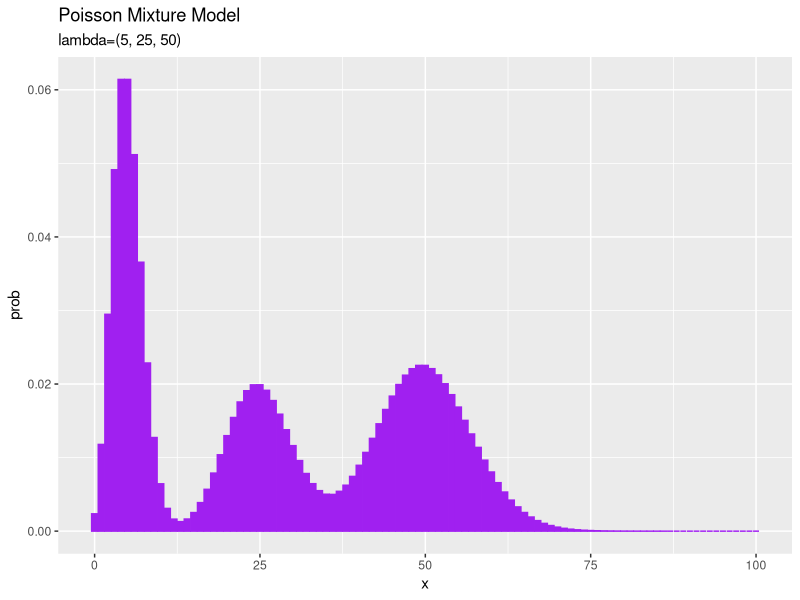
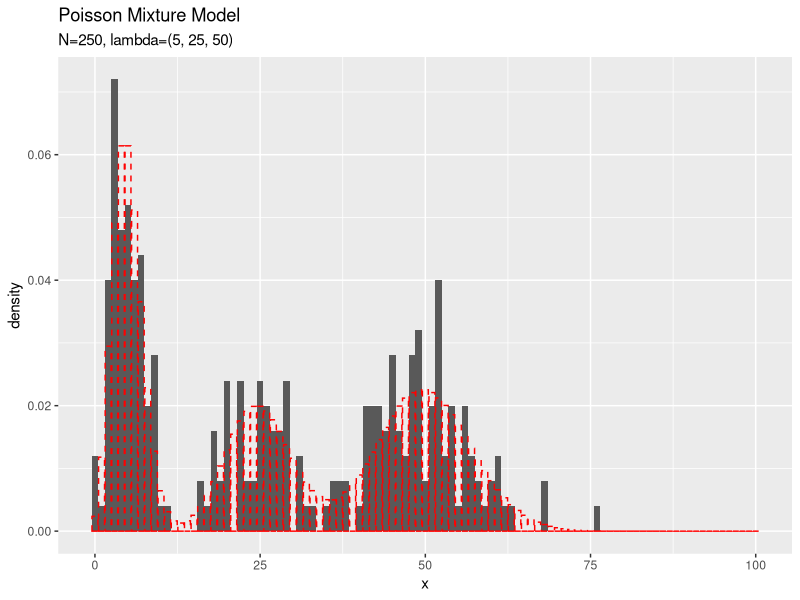
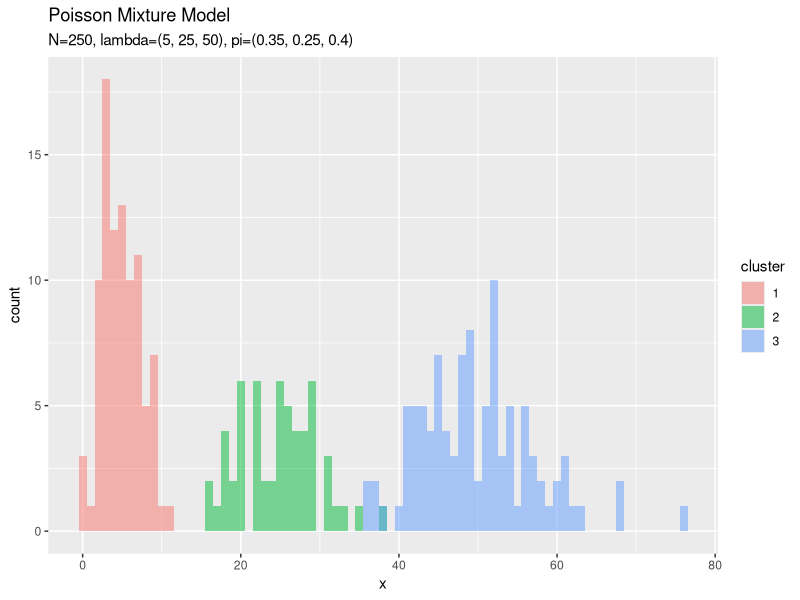
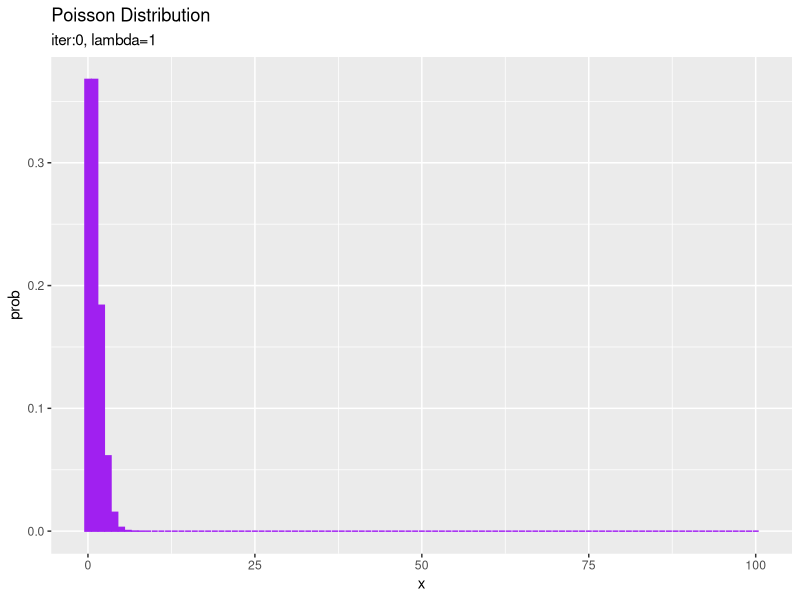
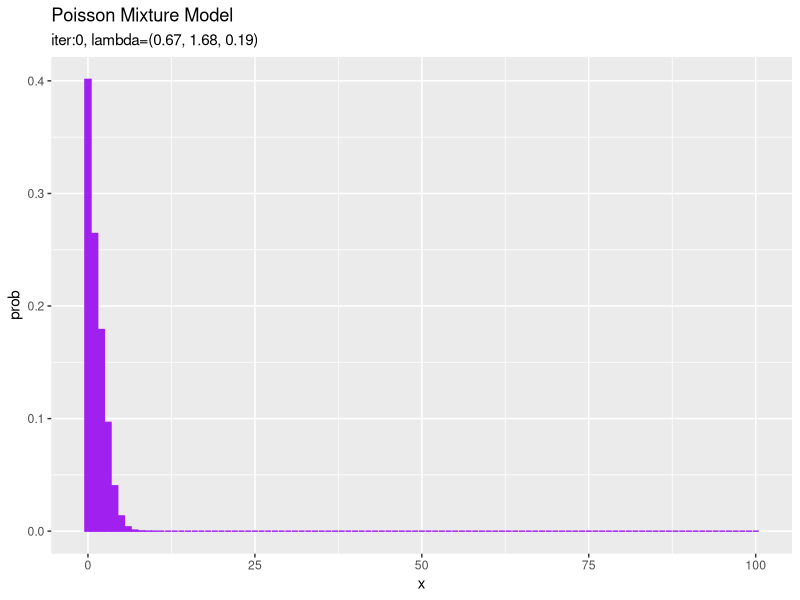
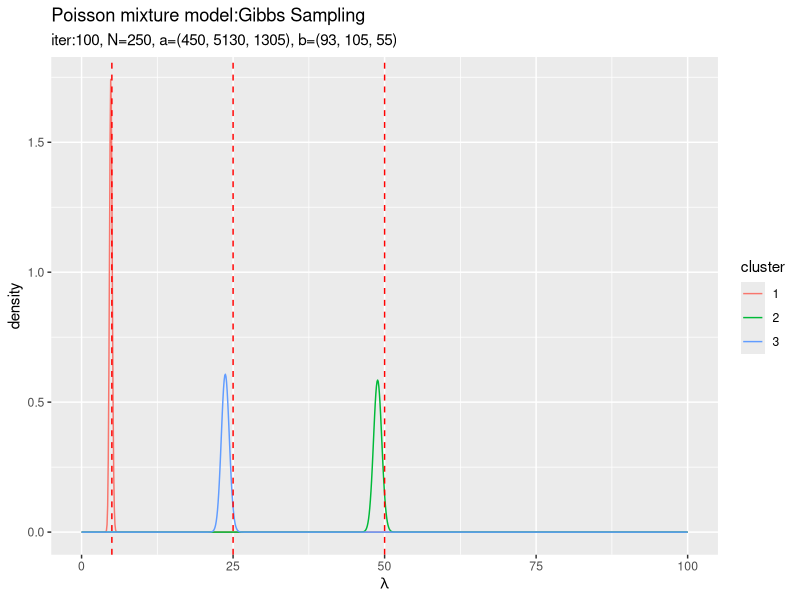
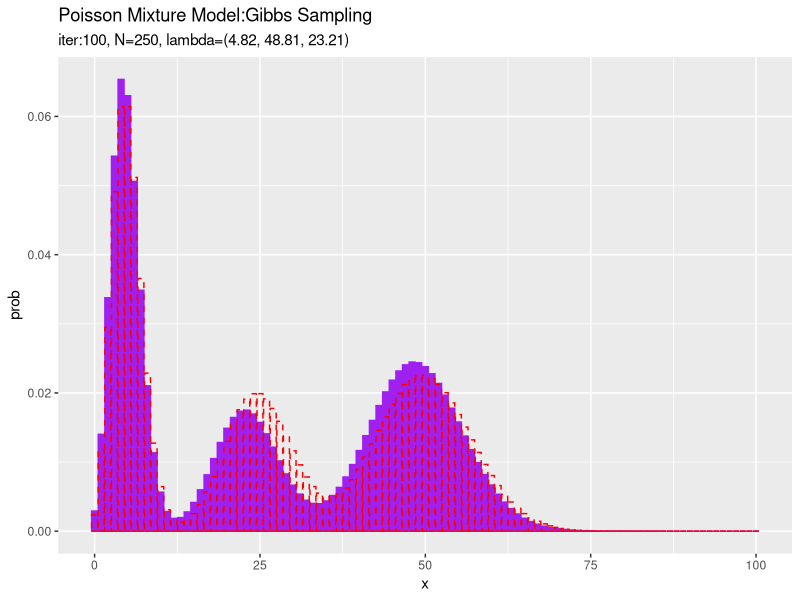
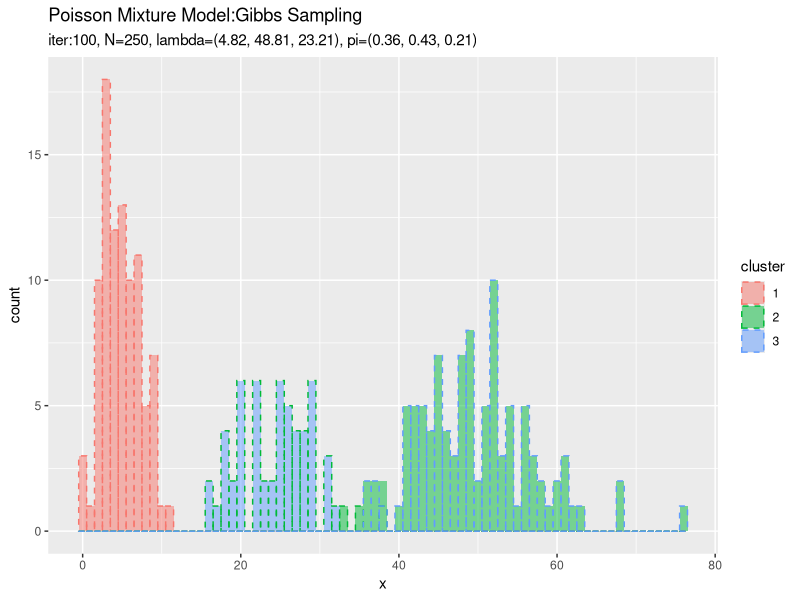

These figures' R source, in order:

# 4.3.2 ポアソン混合モデルにおける推論：ギブスサンプリング --------------------------------------------------

# 4.3.2項で利用するパッケージ
library(tidyverse)
library(gganimate)


### 観測モデル(ポアソン混合分布)の設定 -----

# 真のパラメータを指定
lambda_truth_k <- c(5, 25, 50)

# 真の混合比率を指定
pi_truth_k <- c(0.35, 0.25, 0.4)

# クラスタ数を取得
K <- length(lambda_truth_k)


# 作図用のxの点を作成
x_vec <- seq(0, 2 * max(lambda_truth_k))

# 観測モデルを計算
model_prob <- 0
for(k in 1:K) {
  # クラスタkの分布の確率を計算
  tmp_prob <- dpois(x = x_vec, lambda_truth_k[k])
  
  # K個の分布の加重平均を計算
  model_prob <- model_prob + tmp_prob * pi_truth_k[k]
}

# 観測モデルをデータフレームに格納
model_df <- tibble(
  x = x_vec, 
  prob = model_prob
)

# 観測モデルを作図
ggplot(model_df, aes(x = x, y = prob)) + 
  geom_bar(stat = "identity", position = "dodge", 
           fill = "purple", color = "purple") + # 真の分布
  labs(title = "Poisson Mixture Model", 
       subtitle = paste0("lambda=(", paste0(lambda_truth_k, collapse = ", "), ")"))


### 観測データの生成 -----

# (観測)データ数を指定
N <- 250

# クラスタを生成
s_truth_nk <- rmultinom(n =  N, size = 1, prob = pi_truth_k) %>% 
  t()

# クラスタ番号を抽出
s_truth_n <- which(t(s_truth_nk) == 1, arr.ind = TRUE) %>% 
  .[, "row"]

# (観測)データを生成
x_n <- rpois(n = N, lambda = apply(lambda_truth_k^t(s_truth_nk), 2, prod))
x_n <- rpois(n = N, lambda = lambda_truth_k[s_truth_n])

# 観測データを確認
summary(x_n)


# 観測データをデータフレームに格納
x_df <- tibble(
  x_n = x_n, 
  cluster = as.factor(s_truth_n)
)

# 観測データのヒストグラムを作成
ggplot() + 
  geom_histogram(data = x_df, aes(x = x_n, y = ..density..), binwidth = 1) + # 観測データ
  geom_bar(data = model_df, aes(x = x, y = prob), stat = "identity", position = "dodge", 
           alpha = 0, color = "red", linetype = "dashed") + # 真の分布
  labs(title = "Poisson Mixture Model", 
       subtitle = paste0("N=", N, ", lambda=(", paste0(lambda_truth_k, collapse = ", "), ")"), 
       x = "x")

# クラスタのヒストグラムを作成
ggplot() + 
  geom_histogram(data = x_df, aes(x = x_n, fill = cluster), binwidth = 1, 
                 position = "identity", alpha = 0.5) + # クラスタ
  labs(title = "Poisson Mixture Model", 
       subtitle = paste0("N=", N, 
                         ", lambda=(", paste0(lambda_truth_k, collapse = ", "), ")", 
                         ", pi=(", paste0(pi_truth_k, collapse = ", "), ")"), 
       x = "x")


### 事前分布(ガンマ分布とディリクレ分布)の設定 -----

# lambdaの事前分布のパラメータを指定
a <- 1
b <- 1

# piの事前分布のパラメータを指定
alpha_k <- rep(2, K)


# 事前分布の平均による分布をデータフレームに格納
E_prior_df <- tibble(
  x = x_vec, 
  prob = dpois(x = x_vec, a / b)
)

# 事前分布の平均による分布を作図
ggplot(E_prior_df, aes(x = x, y = prob)) + 
  geom_bar(stat = "identity", position = "dodge", 
           fill = "purple", color = "purple") + # 初期値による分布
  labs(title = "Poisson Distribution", 
       subtitle = paste0("iter:", 0, ", lambda=", round(a / b, 2)))


### 初期値の設定 -----

# lambdaを生成
lambda_k <- rgamma(n = K, shape = a, rate = b)

# piを生成
pi_k <- MCMCpack::rdirichlet(n = 1, alpha = alpha_k) %>% 
  as.vector()


# 初期値による混合分布を計算
init_prob <- 0
for(k in 1:K) {
  # クラスタkの分布の確率を計算
  tmp_prob <- dpois(x = x_vec, lambda_k[k])
  
  # K個の分布の加重平均を計算
  init_prob <- init_prob + tmp_prob * pi_k[k]
}

# 初期値による分布をデータフレームに格納
init_df <- tibble(
  x = x_vec, 
  prob = init_prob
)

# 初期値による分布を作図
ggplot(init_df, aes(x = x, y = prob)) + 
  geom_bar(stat = "identity", position = "dodge", 
           fill = "purple", color = "purple") + # 初期値による分布
  labs(title = "Poisson Mixture Model", 
       subtitle = paste0("iter:", 0, 
                         ", lambda=(", paste0(round(lambda_k, 2), collapse = ", "), ")"))


### 推論処理 -----

# 試行回数を指定
MaxIter <- 100


# 受け皿を作成
eta_nk <- matrix(0, nrow = N, ncol = K)
s_nk <- matrix(0, nrow = N, ncol = K)

# 推移の確認用の受け皿を作成
trace_s_in <- matrix(0, nrow = MaxIter + 1, ncol = N)
trace_a_ik <- matrix(0, nrow = MaxIter + 1, ncol = K)
trace_b_ik <- matrix(0, nrow = MaxIter + 1, ncol = K)
trace_alpha_ik <- matrix(0, nrow = MaxIter + 1, ncol = K)
trace_lambda_ik <- matrix(0, nrow = MaxIter + 1, ncol = K)
trace_pi_ik <- matrix(0, nrow = MaxIter + 1, ncol = K)

# 初期値を記録
trace_s_in[1, ] <- rep(NA, N)
trace_a_ik[1, ] <- rep(a, K)
trace_b_ik[1, ] <- rep(b, K)
trace_alpha_ik[1, ] <- alpha_k
trace_lambda_ik[1, ] <- lambda_k
trace_pi_ik[1, ] <- pi_k

# ギブスサンプリング
for(i in 1:MaxIter) {
  for(n in 1:N) {
    
    # 潜在変数の事後分布のパラメータを計算:式(4.38)
    tmp_eta_k <- exp(x_n[n] * log(lambda_k) - lambda_k + log(pi_k))
    eta_nk[n, ] <- tmp_eta_k / sum(tmp_eta_k) # 正規化
    
    # クラスタをサンプル:式(4.37)
    s_nk[n, ] <- rmultinom(n =  1, size = 1, prob = eta_nk[n, ]) %>% 
      as.vector()
  }
  
  # lambdaの事後分布のパラメータを計算:式(4.42)
  a_hat_k <- colSums(s_nk * x_n) + a
  b_hat_k <- colSums(s_nk) + b
  
  # lambdaをサンプル:式(4.41)
  lambda_k <- rgamma(n = K, shape = a_hat_k, rate = b_hat_k)
  
  # piの事後分布のパラメータを計算:式(4.45)
  alpha_hat_k <- colSums(s_nk) + alpha_k
  
  # piをサンプル:式(4.44)
  pi_k <- MCMCpack::rdirichlet(n = 1, alpha = alpha_hat_k) %>% 
    as.vector()
  
  # i回目のパラメータを記録
  trace_s_in[i + 1, ] <- which(t(s_nk) == 1, arr.ind = TRUE) %>% 
    .[, "row"]
  trace_a_ik[i + 1, ] <- a_hat_k
  trace_b_ik[i + 1, ] <- b_hat_k
  trace_alpha_ik[i + 1, ] <- alpha_hat_k
  trace_lambda_ik[i + 1, ] <- lambda_k
  trace_pi_ik[i + 1, ] <- pi_k
  
  # 動作確認
  print(paste0(i, ' (', round(i / MaxIter * 100, 1), '%)'))
}


### パラメータの事後分布の確認 -----

# lambdaの事後分布をデータフレームに格納
posterior_lambda_df <- tibble()
for(k in 1:K) {
  # クラスタkの事後分布を計算
  tmp_posterior_df <- tibble(
    lambda = seq(0, 2 * max(lambda_truth_k), length.out = 1000), # 作図用のlambdaの点
    density = dgamma(x = lambda, shape = a_hat_k[k], rate = b_hat_k[k]), 
    cluster = as.factor(k)
  )
  
  # 結果を結合
  posterior_lambda_df <- rbind(posterior_lambda_df, tmp_posterior_df)
}

# lambdaの事後分布を作図
ggplot(posterior_lambda_df, aes(x = lambda, y = density, color = cluster)) + 
  geom_line() + # lambdaの事後分布
  geom_vline(xintercept = lambda_truth_k, color = "red", linetype = "dashed") + # 真の値
  labs(title = "Poisson mixture model:Gibbs Sampling", 
       subtitle = paste0("iter:", MaxIter, ", N=", N, 
                         ", a=(", paste0(a_hat_k, collapse = ", "), 
                         "), b=(", paste0(b_hat_k, collapse = ", "), ")"), 
       x = expression(lambda))


### 最後のサンプルの確認 -----

# 最後のサンプルによる混合分布を計算
res_prob <- 0
for(k in 1:K) {
  # クラスタkの分布の確率を計算
  tmp_prob <- dpois(x = x_vec, lambda_k[k])
  
  # K個の分布の加重平均を計算
  res_prob <- res_prob + tmp_prob * pi_k[k]
}

# 最後のサンプルによる分布をデータフレームに格納
res_df <- tibble(
  x = x_vec, 
  prob = res_prob
)

# 最後のサンプルによる分布を作図
ggplot() + 
  geom_bar(data = res_df, aes(x = x, y = prob), stat = "identity", position = "dodge", 
           fill = "purple", color = "purple") + # 最後のサンプルによる分布
  geom_bar(data = model_df, aes(x = x, y = prob), stat = "identity", position = "dodge", 
           alpha = 0, color = "red", linetype = "dashed") + # 真の分布
  labs(title = "Poisson Mixture Model:Gibbs Sampling", 
       subtitle = paste0("iter:", MaxIter, ", N=", N, 
                         ", lambda=(", paste0(round(lambda_k, 2), collapse = ", "), ")"))


# 最後のクラスタをデータフレームに格納
s_df <- tibble(
  x_n = x_n, 
  cluster = which(t(s_nk) == 1, arr.ind = TRUE) %>% 
    .[, "row"] %>% 
    as.factor()
)

# 最後のクラスタのヒストグラムを作成
ggplot() + 
  geom_histogram(data = s_df, aes(x = x_n, fill = cluster), binwidth = 1, position = "identity", 
                 alpha = 0.5) + # 最後のクラスタ
  geom_histogram(data = x_df, aes(x = x_n, color = cluster), binwidth = 1, position = "identity",
                 alpha = 0, linetype = "dashed") + # 真のクラスタ
  labs(title = "Poisson Mixture Model:Gibbs Sampling", 
       subtitle = paste0("iter:", MaxIter, ", N=", N, 
                         ", lambda=(", paste0(round(lambda_k, 2), collapse = ", "), ")", 
                         ", pi=(", paste0(round(pi_k, 2), collapse = ", "), ")"), 
       x = "x")


### 超パラメータの推移の確認 -----

# aの推移をデータフレームに格納
trace_a_df <- dplyr::as_tibble(trace_a_ik) %>% # データフレームに変換
  cbind(iteration = 0:MaxIter) %>% # 試行回数の列を追加
  tidyr::pivot_longer(
    cols = -iteration, # 変換しない列
    names_to = "cluster", # 現列名を格納する列名
    names_prefix = "V", # 現列名の頭から取り除く文字列
    names_ptypes = list(cluster = factor()), # 現列名を値とする際の型
    values_to = "value" # 現セルを格納する列名
  ) # 縦持ちに変換

# aの推移を作図
ggplot(trace_a_df, aes(x = iteration, y = value, color = cluster)) + 
  geom_line() + 
  labs(title = "Gibbs Sampling", 
       subtitle = expression(hat(bold(a))))

# bの推移をデータフレームに格納
trace_a_df <- dplyr::as_tibble(trace_b_ik) %>% # データフレームに変換
  cbind(iteration = 0:MaxIter) %>% # 試行回数の列を追加
  tidyr::pivot_longer(
    cols = -iteration, # 変換しない列
    names_to = "cluster", # 現列名を格納する列名
    names_prefix = "V", # 現列名の頭から取り除く文字列
    names_ptypes = list(cluster = factor()), # 現列名を値とする際の型
    values_to = "value" # 現セルを格納する列名
  ) # 縦持ちに変換

# bの推移を作図
ggplot(trace_a_df, aes(x = iteration, y = value, color = cluster)) + 
  geom_line() + 
  labs(title = "Gibbs Sampling", 
       subtitle = expression(hat(bold(b))))

# alphaの推移を作図
trace_alpha_df <- dplyr::as_tibble(trace_alpha_ik) %>% # データフレームに変換
  cbind(iteration = 0:MaxIter) %>% # 試行回数の列を追加
  tidyr::pivot_longer(
    cols = -iteration, # 変換しない列
    names_to = "cluster", # 現列名を格納する列名
    names_prefix = "V", # 現列名の頭から取り除く文字列
    names_ptypes = list(cluster = factor()), # 現列名を値とする際の型
    values_to = "value" # 現セルを格納する列名
  ) # 縦持ちに変換

# alphaの推移を作図
ggplot(trace_alpha_df, aes(x = iteration, y = value, color = cluster)) + 
  geom_line() + 
  labs(title = "Gibbs Sampling", 
       subtitle = expression(hat(alpha)))


### パラメータの推移の確認 -----

# lambdaの推移をデータフレームに格納
trace_lambda_df <- dplyr::as_tibble(trace_lambda_ik) %>% # データフレームに変換
  cbind(iteration = 0:MaxIter) %>% # 試行回数の列を追加
  tidyr::pivot_longer(
    cols = -iteration, # 変換しない列
    names_to = "cluster", # 現列名を格納する列名
    names_prefix = "V", # 現列名の頭から取り除く文字列
    names_ptypes = list(cluster = factor()), # 現列名を値とする際の型
    values_to = "value" # 現セルを格納する列名
  ) # 縦持ちに変換

# lambdaの推移を作図
ggplot(trace_lambda_df, aes(x = iteration, y = value, color = cluster)) + 
  geom_line() + # 推定値
  geom_hline(yintercept = lambda_truth_k, color = "red", linetype = "dashed") + # 真の値
  labs(title = "Gibbs Sampling", 
       subtitle = expression(hat(lambda)))

# piの推移をデータフレームに格納
trace_pi_df <- dplyr::as_tibble(trace_pi_ik) %>% # データフレームに変換
  cbind(iteration = 0:MaxIter) %>% # 試行回数の列を追加
  tidyr::pivot_longer(
    cols = -iteration, # 変換しない列
    names_to = "cluster", # 現列名を格納する列名
    names_prefix = "V", # 現列名の頭から取り除く文字列
    names_ptypes = list(cluster = factor()), # 現列名を値とする際の型
    values_to = "value" # 現セルを格納する列名
  ) # 縦持ちに変換

# piの推移を作図
ggplot(trace_pi_df, aes(x = iteration, y = value, color = cluster)) + 
  geom_line() + # 推定値
  geom_hline(yintercept = pi_truth_k, color = "red", linetype = "dashed") + # 真の値
  labs(title = "Gibbs Sampling", 
       subtitle = expression(hat(pi)))


# ・アニメーションによる確認 ------------------------------------------------------------

# 追加パッケージ
library(gganimate)


### 事後分布の推移の確認 -----

# 作図用のlambdaの点を作成
lambda_vec <- seq(0, 2 * max(lambda_truth_k), length.out = 1000)

# lambdaの事後分布をデータフレームに格納
trace_posterior_lambda_df <- tibble()
for(i in 1:(MaxIter + 1)) {
  for(k in 1:K) {
    # クラスタkの事後分布を計算
    tmp_posterior_df <- tibble(
      lambda = lambda_vec, 
      density = dgamma(x = lambda, shape = trace_a_ik[i, k], rate = trace_b_ik[i, k]), 
      cluster = as.factor(k), 
      label = paste0(
        "iter:", i - 1, ", N=", N, 
        ", a=(", paste0(trace_a_ik[i, ], collapse = ", "), 
        "), b=(", paste0(trace_b_ik[i, ], collapse = ", "), ")"
      ) %>% 
        as.factor()
    )
    
    # 結果を結合
    trace_posterior_lambda_df <- rbind(trace_posterior_lambda_df, tmp_posterior_df)
  }
  
  # 動作確認
  print(paste0((i - 1), ' (', round((i - 1) / MaxIter * 100, 1), '%)'))
}

# lambdaの事後分布を作図
trace_graph <- ggplot() + 
  geom_line(data = trace_posterior_lambda_df, aes(x = lambda, y = density, color = cluster)) + # lambdaの事後分布
  geom_vline(xintercept = lambda_truth_k, color = "red", linetype = "dashed") + # 真の値
  gganimate::transition_manual(label) + # フレーム
  labs(title = "Poisson mixture model:Gibbs Sampling", 
       subtitle = "{current_frame}", 
       x = expression(lambda))

# gif画像を作成
gganimate::animate(trace_graph, nframes = MaxIter + 1, fps = 10)


### サンプルの推移の確認 -----

# 作図用のデータフレームを作成
trace_model_df <- tibble()
trace_cluster_df <- tibble()
for(i in 1:(MaxIter + 1)) {
  # i回目の混合分布を計算
  res_prob <- 0
  for(k in 1:K) {
    # クラスタkの分布の確率を計算
    tmp_prob <- dpois(x = x_vec, trace_lambda_ik[i, k])
    
    # K個の分布の加重平均を計算
    res_prob <- res_prob + tmp_prob * trace_pi_ik[i, k]
  }
  
  # 最後のサンプルによる分布をデータフレームに格納
  res_df <- tibble(
    x = x_vec, 
    prob = res_prob, 
    label = paste0(
      "iter:", i - 1, ", N=", N, 
      ", lambda=(", paste0(round(trace_lambda_ik[i, ], 2), collapse = ", "), ")"
    ) %>% 
      as.factor()
  )
  
  # i回目のクラスタをデータフレームに格納
  s_df <- tibble(
    x_n = x_n, 
    cluster = as.factor(trace_s_in[i, ]), 
    label = paste0(
      "iter=", i - 1, ", N=", N, 
      ", lambda=(", paste0(round(trace_lambda_ik[i, ], 2), collapse = ", "), ")", 
      ", pi=(", paste0(round(trace_lambda_ik[i, ], 2), collapse = ", "), ")"
    ) %>% 
      as.factor()
  )
  
  # i回目の結果を結合
  trace_model_df <- rbind(trace_model_df, res_df)
  trace_cluster_df <- rbind(trace_cluster_df, s_df)
}

# アニメーション用に複製
rep_model_df <- tibble(
  x = rep(model_df[["x"]], times = MaxIter + 1), 
  prob = rep(model_df[["prob"]], times = MaxIter + 1), 
  label = trace_model_df[["label"]]
)

# 分布の推移を作図
trace_graph <- ggplot() + 
  geom_bar(data = trace_model_df, aes(x = x, y = prob), stat = "identity", 
           fill = "purple") + # 推定した分布
  geom_bar(data = rep_model_df, aes(x = x, y = prob), stat = "identity", 
           alpha = 0, color = "red", linetype = "dashed") + # 真の分布
  gganimate::transition_manual(label) + # フレーム
  labs(title = "Poisson Mixture Model:Gibbs Sampling", 
       subtitle = "{current_frame}")

# gif画像を作成
gganimate::animate(trace_graph, nframes = MaxIter + 1, fps = 10)


# アニメーション用に複製
rep_x_df <- tibble(
  x_n = rep(x_n, times = MaxIter + 1), 
  cluster = rep(as.factor(s_truth_n), times = MaxIter + 1), 
  label = trace_cluster_df[["label"]]
)

# クラスタの推移を作図
trace_graph <- ggplot() + 
  geom_histogram(data = trace_cluster_df, aes(x = x_n, fill = cluster), 
                 binwidth = 1, position = "identity",
                 alpha = 0.5) + # 推定したクラスタ
  geom_histogram(data = rep_x_df, aes(x = x_n, color = cluster), 
                 binwidth = 1, position = "identity",
                 alpha = 0, linetype = "dashed") + # 真のクラスタ
  gganimate::transition_manual(label) + # フレーム
  labs(title = "Poisson Mixture Model:Gibbs Sampling", 
       subtitle = "{current_frame}", 
       x = "x")

# gif画像を作成
gganimate::animate(trace_graph, nframes = MaxIter + 1, fps = 10)
